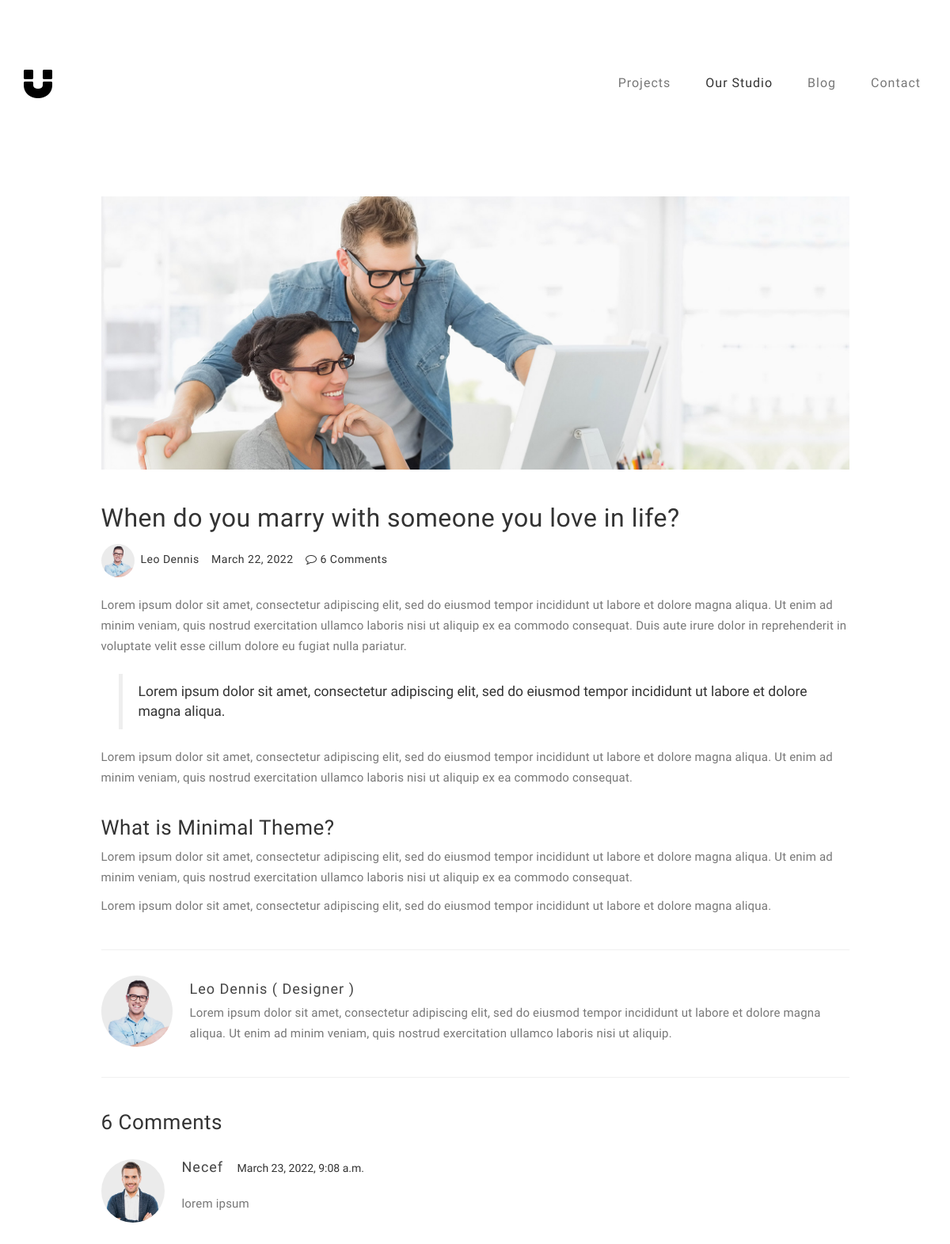
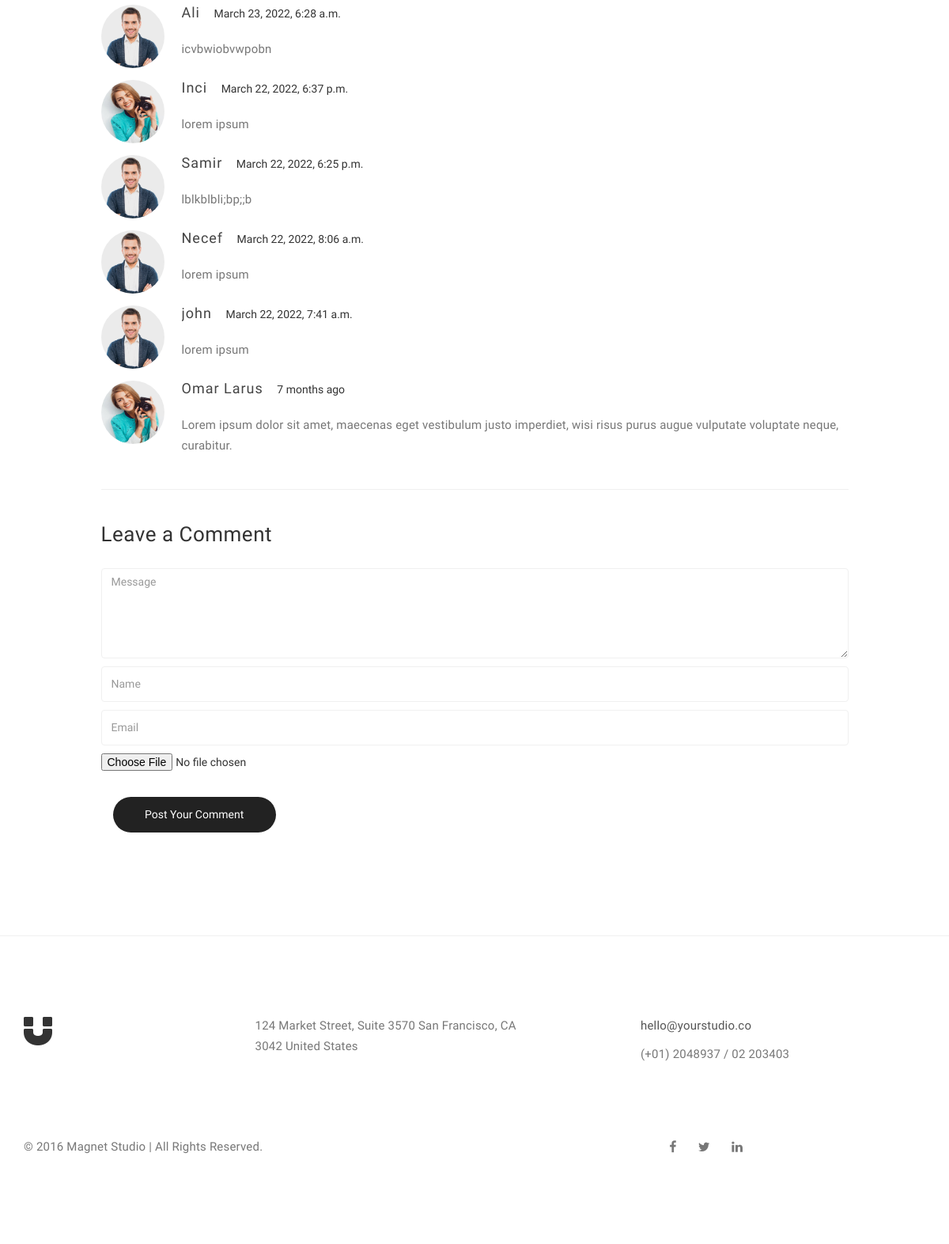
Page /blog/2 on the committed database (2 pictures, top to bottom).
### blog/models.py (models this page shows, shortened)
class blog_Post(models.Model):
    blog_image = models.ImageField(upload_to = 'blog-post-image/')
    title = models.CharField(max_length=127,)
    author = models.CharField(max_length=127, default='Admin')
    author_about = models.TextField(max_length=500, default='')
    author_position = models.CharField(max_length=127, )
    author_image = models.ImageField(upload_to = 'blog-author-image/')
    blog_date = models.DateField(auto_now=True)
    blog_text1 = models.TextField(max_length=500, default='')
    blog_text2 = models.TextField(max_length=500, default='')
    blog_text3 = models.TextField(max_length=500, default='')
    title_2 = models.CharField(max_length=127, default='')
    blog_text4 = models.TextField(max_length=500, default='')
    blog_text5 = models.TextField(max_length=500, default='')
    class Meta:
        ordering = ['-blog_date']
        verbose_name = 'blog_Post'

class Comment(models.Model):
    STATUS_CHOICES = (
        ('reject', 'Reject'),
        ('approve', 'Approve'),
    )
    blog =  models.ForeignKey(blog_Post, on_delete=models.CASCADE, related_name='show_all_comments')
    letter = models.TextField(blank= False, null= False)
    name = models.CharField(max_length=100, blank= False, null= False)
    email = models.EmailField(blank=False, null=False)
    image = models.ImageField(upload_to = 'comment-image/')
    date_add = models.DateTimeField(auto_now_add=True)
    status = models.CharField(max_length=50, choices=STATUS_CHOICES, default='reject')
    class Meta:
        ordering = ['-date_add']

### blog/views.py (the view, shortened to what this page needs)
@csrf_exempt
def blog_detail(request,pk):
    blog = blog_Post.objects.filter(pk=pk).first()
    new_comment = Comment.objects.filter(blog=blog,status='approve')
    forum = CommentForm()
    return render (request, 'single-post.html', {'blog':blog, 'new_comment': new_comment, 'forum': forum,})

### blog/forms.py
class CommentForm(ModelForm):
    pass
    class Meta:
        model = Comment
        fields = ('letter','name','email', 'image')
        widgets = {
            'name': forms.TextInput(
                attrs = {
                    'class': 'form-control',
                    'placeholder': 'Name',
                }
            ),
            'email': forms.EmailInput(
                attrs = {
                    'class': 'form-control',
                    'placeholder': 'Email',
                }
            ),
            'image': forms.FileInput(
            ),
            'letter': forms.Textarea(
                attrs = {
                'class': 'form-control',
                'rows':   "5",
                'placeholder': 'Message ',
                }
            ),
            }

### blog/templates/single-post.html (shortened to what this page needs)
{% extends 'base.html' %}
{% load static %}
{% block content %}
<section id="blog-single-post">
     <div class="container">
          <div class="row">
               <div class="col-md-offset-1 col-md-10 col-sm-12">
                    <div class="blog-single-post-thumb">
                         <div class="blog-post-image">
                              <img src="{{blog.blog_image.url}}" class="img-responsive" alt="Blog Image">
                         </div>
                         <div class="blog-post-title">
                              <h2>{{blog.title}}</h2>
                         </div>
                         <div class="blog-post-format">
                              <span><a href="#"><img src="{{blog.author_image.url}}" class="img-responsive img-circle"> {{blog.author}}</a></span>
                              <span>{{blog.blog_date}}</span>
                              {% with new_comment.count as total_comments %}
                              <span><a href="#"><i class="fa fa-comment-o"></i> {{total_comments}} Comments</a></span>
                              {% endwith %}
                         </div>
                         <div class="blog-post-des">
                              <p>{{blog.blog_text1}}</p>
                              <blockquote>{{blog.blog_text2}}</blockquote>
                              <p>{{blog.blog_text3}}</p>
                              <h3>{{blog.title_2}}</h3>
                              <p>{{blog.blog_text4}}</p>
                              <p>{{blog.blog_text5}}</p>
                         </div>
                         <div class="blog-author">
                              <div class="media">
                                   <div class="media-object pull-left">
                                        <img src="{{blog.author_image.url}}" class="img-circle img-responsive" alt="blog">
                                   </div>
                                   <div class="media-body">
                                        <h3 class="media-heading"><a href="#">{{blog.author}} {{blog.author_position}}</a></h3>
                                        <p>{{blog.author_about}}</p>
                                   </div>
                              </div>
                         </div>
                         <div class="blog-comment">
                              {% with new_comment.count as total_comments %}
                              <h3> {{ total_comments }} Comments</h3>
                              {% endwith %}
                              {% for comment in new_comment %}
                                   <div class="media">
                                        <div class="media-object pull-left">
                                             <img src="{{comment.image.url}}" class="img-responsive img-circle" alt="Blog Image">
                                        </div>
                                        <div class="media-body">
                                             <h3 class="media-heading">{{comment.name}}</h3>
                                             <span>{{comment.date_add}}</span>
                                             <p>{{comment.letter}}</p>
                                        </div>
                                   </div>
                              {% endfor %}
                                   <div class="media">
                                        <div class="media-object pull-left">
                                             <img src="images/comment-image2.jpg" class="img-responsive img-circle" alt="Blog Image">
                                        </div>
                                        <div class="media-body">
                                             <h3 class="media-heading">Omar Larus</h3>
                                                  <span>7 months ago</span>
                                                  <p>Lorem ipsum dolor sit amet, maecenas eget vestibulum justo imperdiet, wisi risus purus augue vulputate voluptate neque, curabitur.</p>
                                        </div>
                                   </div>
                         </div>
                         <div class="blog-comment-form">
                              <h3>Leave a Comment</h3>
                                   <form  method="post">
                                        {% for field in forum %}
                                        {{field}}
                                        {% endfor %}
                                        <div class="col-md-3 col-sm-4">
                                             <input type="submit" class="form-control" value="Post Your Comment">
                                        </div>
                                   </form>
                         </div>
                    </div>
          </div>
     </div>
</section>
{% endblock %}

### static/css/style.css (style rules this page uses)
body { background: #ffffff; font-family: 'Work Sans', sans-serif; font-style: normal; font-weight: 300; overflow-x: hidden; }
h1,h2,h3,h4,h5,h6 { font-style: normal; font-weight: 300; letter-spacing: 0.5px; }
h2 { font-size: 32px; line-height: 46px; }
h3 { font-size: 26px; }
p { color: #777; font-size: 15px; font-weight: 300; line-height: 26px; letter-spacing: 0.2px; }
html { -webkit-font-smoothing: antialiased; }
a { color: #4d638c; -webkit-transition: 0.5s; -o-transition: 0.5s; transition: 0.5s; text-decoration: none !important; }
* { -webkit-box-sizing: border-box; -moz-box-sizing: border-box; box-sizing: border-box; }
*:before, *:after { -webkit-box-sizing: border-box; -moz-box-sizing: border-box; box-sizing: border-box; }
#portfolio, #about, #blog, #contact, #single-project, #blog-single-post { padding-top: 80px; padding-bottom: 120px; }
.blog-post-image { padding-bottom: 18px; width: 100%; }
.blog-post-format { padding-bottom: 22px; }
.blog-post-format span { letter-spacing: 0.5px; padding-right: 12px; }
.blog-post-format span a { color: #333; }
.blog-post-format span img { display: inline-block; width: 42px; margin-right: 4px; }
.blog-post-des blockquote { margin: 22px; }
.blog-author { border-top: 1px solid #f0f0f0; border-bottom: 1px solid #f0f0f0; padding-top: 32px; padding-bottom: 32px; margin-top: 42px; margin-bottom: 42px; }
.blog-author .media img { display: inline-block; width: 90px; margin-right: 12px; }
.blog-author .media a, .blog-comment .media h3 { color: #444; font-size: 18px; letter-spacing: 1px; }
.blog-comment { border-bottom: 1px solid #f0f0f0; padding-bottom: 32px; margin-bottom: 42px; }
.blog-comment .media:nth-child(3) { padding-top: 18px; }
.blog-comment .media img { width: 80px; margin-right: 12px; }
.blog-comment .media h3 { display: inline-block; padding-right: 14px; }
.blog-comment h3, .blog-comment-form h3 { padding-bottom: 18px; }
.blog-comment-form .form-control { box-shadow: none; border: 1px solid #f0f0f0; margin-top: 10px; margin-bottom: 10px; transition: all 0.4s ease-in-out; }
.blog-comment-form input { height: 45px; }
.blog-comment-form input[type="submit"] { background: #222; border-radius: 100px; border: none; color: #ffffff; font-weight: 400; transition: all 0.4s ease-in-out; }
#blog-single-post .blog-post-des h3 { padding-top: 16px; }

### rows in the picture
blog_Post: blog_image (picture), title "When do you marry with someone you love in life?", author_image (picture), author "Leo Dennis", blog_date "March 22, 2022", blog_text1 "Lorem ipsum dolor sit amet, consectetur adipiscing elit, sed do eiusmod tempor incididunt ut labore et dolore magna aliqua. Ut enim ad minim veniam, quis nostrud exercitation ullamco laboris nisi ut aliquip ex ea commodo consequat. Duis aute irure dolor in reprehenderit in voluptate velit esse cillum dolore eu fugiat nulla pariatur.", blog_text2 "Lorem ipsum dolor sit amet, consectetur adipiscing elit, sed do eiusmod tempor incididunt ut labore et dolore magna aliqua.", blog_text3 "Lorem ipsum dolor sit amet, consectetur adipiscing elit, sed do eiusmod tempor incididunt ut labore et dolore magna aliqua. Ut enim ad minim veniam, quis nostrud exercitation ullamco laboris nisi ut aliquip ex ea commodo consequat.", title_2 "What is Minimal Theme?", blog_text4 "Lorem ipsum dolor sit amet, consectetur adipiscing elit, sed do eiusmod tempor incididunt ut labore et dolore magna aliqua. Ut enim ad minim veniam, quis nostrud exercitation ullamco laboris nisi ut aliquip ex ea commodo consequat.", blog_text5 "Lorem ipsum dolor sit amet, consectetur adipiscing elit, sed do eiusmod tempor incididunt ut labore et dolore magna aliqua.", author_position "( Designer )", author_about "Lorem ipsum dolor sit amet, consectetur adipiscing elit, sed do eiusmod tempor incididunt ut labore et dolore magna aliqua. Ut enim ad minim veniam, quis nostrud exercitation ullamco laboris nisi ut aliquip."
Comment: image (picture), name "Necef", date_add "March 23, 2022, 9:08 a.m.", letter "lorem ipsum"
Comment: image (picture), name "Ali", date_add "March 23, 2022, 6:28 a.m.", letter "icvbwiobvwpobn"
Comment: image (picture), name "Inci", date_add "March 22, 2022, 6:37 p.m.", letter "lorem ipsum"
Comment: image (picture), name "Samir", date_add "March 22, 2022, 6:25 p.m.", letter "lblkblbli;bp;;b"
Comment: image (picture), name "Necef", date_add "March 22, 2022, 8:06 a.m.", letter "lorem ipsum"
Comment: image (picture), name "john", date_add "March 22, 2022, 7:41 a.m.", letter "lorem ipsum"

### other values in the picture
{{ total_comments }} "6"
